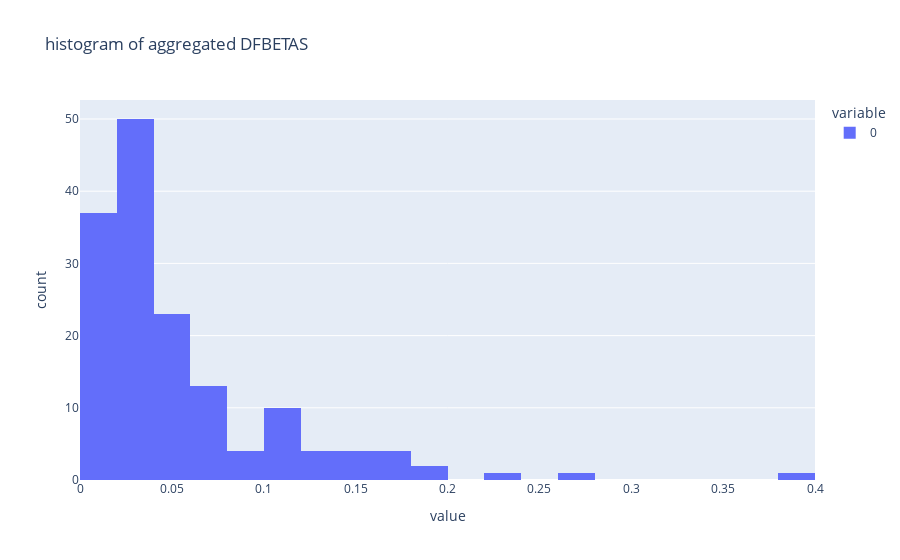

The code cell stored with this chart in its notebook:
### Code cell
fig = px.histogram(aggregated, title=f'histogram of aggregated DFBETAS',
                  labels={'x': 'df betas'})
fig.show()

### Figure 1 — Plotly figure (JSON) as saved in the notebook; plotly's stock layout.template omitted (floating-point values rounded to 4 significant figures; data arrays with more than 128 entries replaced by an {"elided": "..."} marker saying what was removed)
{"data": [{"alignmentgroup": "True", "bingroup": "x", "hovertemplate": "variable=0<br>value=%{x}<br>count=%{y}<extra></extra>", "legendgroup": "0", "marker": {"color": "#636efa", "pattern": {"shape": ""}}, "name": "0", "offsetgroup": "0", "orientation": "v", "showlegend": true, "type": "histogram", "x": {"elided": "154 float values"}, "xaxis": "x", "yaxis": "y"}], "layout": {"barmode": "relative", "legend": {"title": {"text": "variable"}, "tracegroupgap": 0}, "title": {"text": "histogram of aggregated DFBETAS"}, "xaxis": {"anchor": "y", "domain": [0, 1], "title": {"text": "value"}}, "yaxis": {"anchor": "x", "domain": [0, 1], "title": {"text": "count"}}}}
